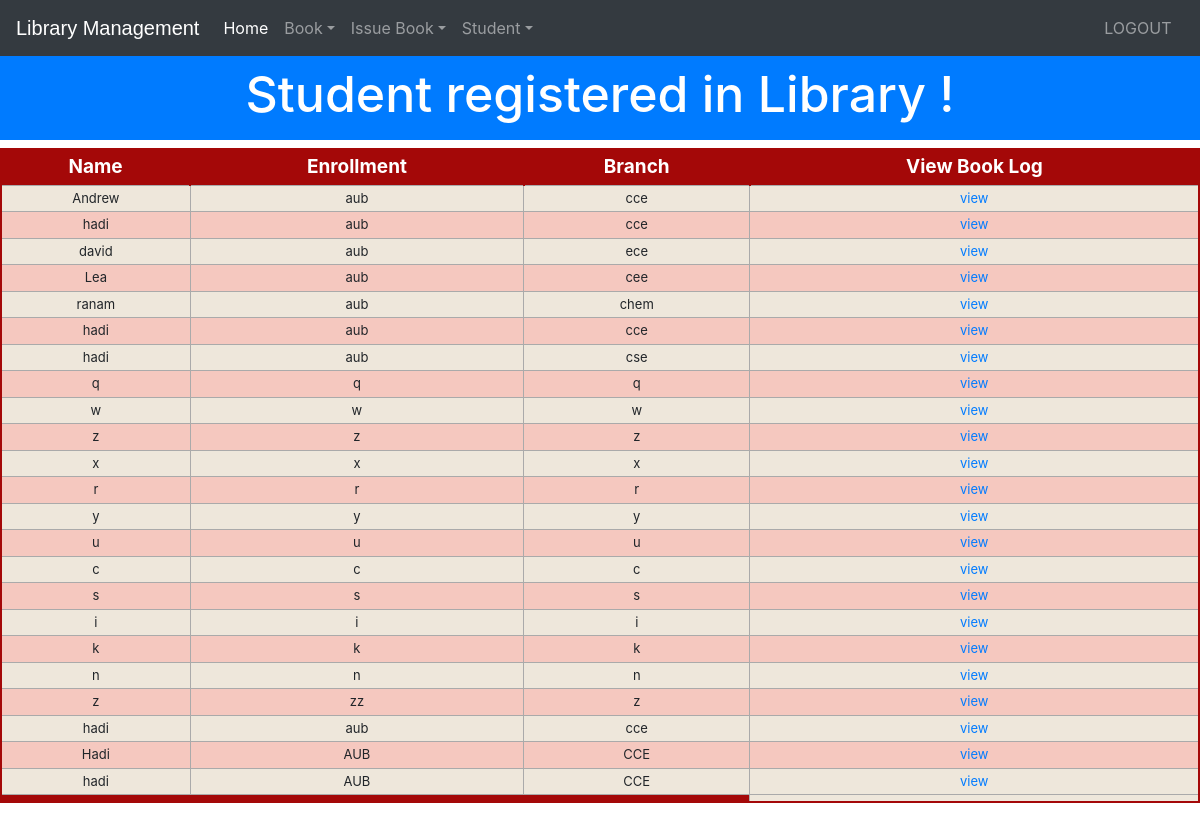
The app's page /viewstudent (signed in) with its own data.
### library/models.py (models this page shows, shortened)
class StudentExtra(models.Model):
    user=models.OneToOneField(User,on_delete=models.CASCADE)
    enrollment = models.CharField(max_length=40)
    branch = models.CharField(max_length=40)
    @property
    def get_name(self):
        return self.user.first_name

### library/views.py (the view)
# urls.py: path('viewstudent', views.viewstudent_view),
@login_required(login_url='adminlogin')
@user_passes_test(is_admin)
def viewstudent_view(request):
    students=models.StudentExtra.objects.all()
    return render(request,'library/viewstudent.html',{'students':students})

### library/views.py (called while the page is built)
def is_admin(user):
    return user.groups.filter(name='ADMIN').exists()

### templates/library/viewstudent.html (shortened to what this page needs)
<!DOCTYPE html>
<html lang="en" dir="ltr">
  <head>
  </head>
  <body>
    {% include "library/navbaradmin.html" %}
    <br>
    <br>
    <h3 class="p-3 mb-2 bg-primary text-white" style = 'font-size: 50px;text-align:center;'>Student registered in Library !</h3>
    {% if students%}
<table class="redTable">
<thead>
<tr>
<th>Name</th>
<th>Enrollment</th>
<th>Branch</th>
<th>View Book Log</th>
</tr>
</thead>
<tfoot>
<tr>
<td colspan="3">
</td>
</tr>
</tfoot>
<tbody>
  {% for s in students %}
    <tr>
      <td>{{s.get_name}}</td>
      <td>{{s.enrollment}}</td>
      <td>{{s.branch}}</td>
      <td><a href="{% url 'userbooklog' s.user.username %}">view</a></td>
    </tr>
  {% endfor %}
</tbody>
</table>
{%else%}
<h1> No Student Registered in Library</h1>
{%endif%}
<br><br><br><br><br><br>
<br><br><br>
  </body>
</html>

### templates/library/viewstudent.html (style rules this page uses)
table.redTable { border: 2px solid #A40808; background-color: #EEE7DB; width: 100%; text-align: center; border-collapse: collapse; }
table.redTable td, table.redTable th { border: 1px solid #AAAAAA; padding: 3px 2px; }
table.redTable tbody td { font-size: 13px; }
table.redTable tr:nth-child(even) { background: #F5C8BF; }
table.redTable thead { background: #A40808; }
table.redTable thead th { font-size: 19px; font-weight: bold; color: #FFFFFF; text-align: center; border-left: 2px solid #A40808; }
table.redTable thead th:first-child { border-left: none; }
table.redTable tfoot { font-size: 13px; font-weight: bold; color: #FFFFFF; background: #A40808; }
table.redTable tfoot td { font-size: 13px; }

### records on screen
StudentExtra: get_name "Andrew", enrollment "aub", branch "cce"
StudentExtra: get_name "hadi", enrollment "aub", branch "cce"
StudentExtra: get_name "david", enrollment "aub", branch "ece"
StudentExtra: get_name "Lea", enrollment "aub", branch "cee"
StudentExtra: get_name "ranam", enrollment "aub", branch "chem"
StudentExtra: get_name "hadi", enrollment "aub", branch "cce"
StudentExtra: get_name "hadi", enrollment "aub", branch "cse"
StudentExtra: get_name "q", enrollment "q", branch "q"
StudentExtra: get_name "w", enrollment "w", branch "w"
StudentExtra: get_name "z", enrollment "z", branch "z"
StudentExtra: get_name "x", enrollment "x", branch "x"
StudentExtra: get_name "r", enrollment "r", branch "r"
StudentExtra: get_name "y", enrollment "y", branch "y"
StudentExtra: get_name "u", enrollment "u", branch "u"
StudentExtra: get_name "c", enrollment "c", branch "c"
StudentExtra: get_name "s", enrollment "s", branch "s"
StudentExtra: get_name "i", enrollment "i", branch "i"
StudentExtra: get_name "k", enrollment "k", branch "k"
StudentExtra: get_name "n", enrollment "n", branch "n"
StudentExtra: get_name "z", enrollment "zz", branch "z"
StudentExtra: get_name "hadi", enrollment "aub", branch "cce"
StudentExtra: get_name "Hadi", enrollment "AUB", branch "CCE"
StudentExtra: get_name "hadi", enrollment "AUB", branch "CCE"
